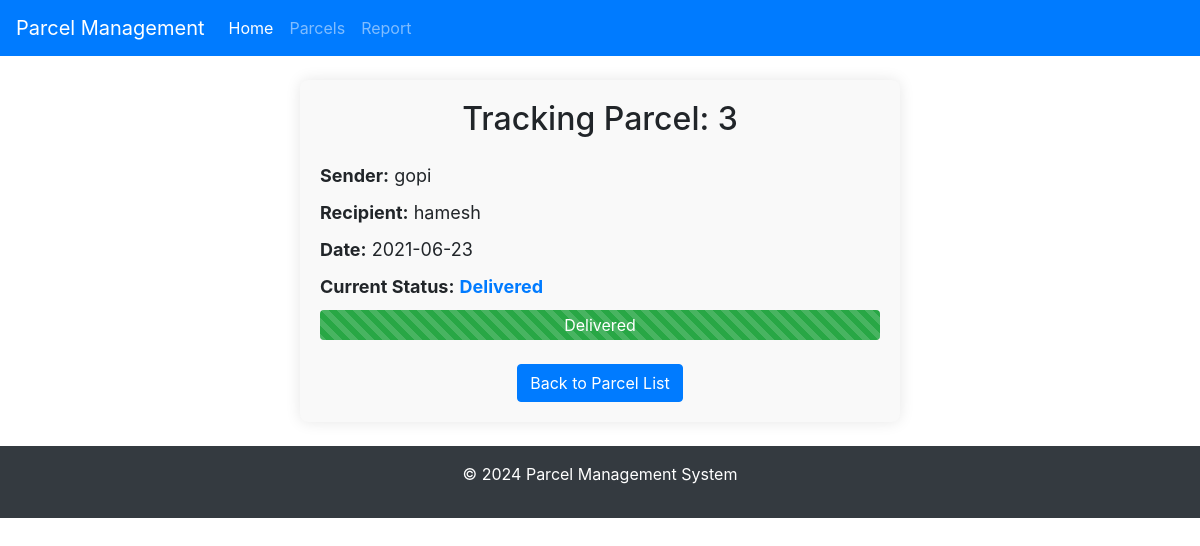
Screenshot of /track/3 with the database file from the repository.
### app/models.py (models this page shows)
class Parcel(db.Model):
    id = db.Column(db.Integer, primary_key=True)
    parcel_id = db.Column(db.String(20), unique=True, nullable=False)
    sender = db.Column(db.String(100), nullable=False)
    recipient = db.Column(db.String(100), nullable=False)
    status = db.Column(db.String(50), nullable=False)
    date = db.Column(db.String(20), nullable=False)

### app/routes.py (the view)
@app.route('/track/<int:id>',methods=['GET'])
def track_parcel(id):
    parcel = Parcel.query.get(id)
    live_status = random.choice(TRACKING_STATUSES)
    return render_template('track_parcel.html', parcel=parcel, live_status=live_status)

### app/templates/track_parcel.html (shortened to what this page needs)
{% extends "layout.html" %}
{% block content %}
<div class="track-container">
    <h2 class="text-center mb-4">Tracking Parcel: {{ parcel.parcel_id }}</h2>
    <div class="track-info">
        <p><strong>Sender:</strong> {{ parcel.sender }}</p>
        <p><strong>Recipient:</strong> {{ parcel.recipient }}</p>
        <p><strong>Date:</strong> {{ parcel.date }}</p>
        <p><strong>Current Status:</strong> <span class="live-status">{{ live_status }}</span></p>
    </div>
    <div class="progress">
        <div class="progress-bar progress-bar-striped" role="progressbar" style="width:
        {% if live_status == 'Delivered' %}
            100%
        {% elif live_status == 'Out for Delivery' %}
            80%
        {% elif live_status == 'In Transit' %}
            50%
        {% elif live_status == 'Pending' %}
            25%
        {% else %}
            10%
        {% endif %}
        " aria-valuenow="50" aria-valuemin="0" aria-valuemax="100">
        {{ live_status }}
        </div>
    </div>
    <div class="mt-4 text-center">
        <a href="{{ url_for('parcel_list') }}" class="btn btn-primary">Back to Parcel List</a>
    </div>
</div>
{% endblock %}

### app/static/css/styles.css (style rules this page uses)
body { font-family: 'Arial', sans-serif; background-color: #f8f9fa; color: #212529; }
.btn-primary { background-color: #007bff; border-color: #007bff; }
.progress { height: 25px; background-color: #e9ecef; }
.progress-bar { background-color: #007bff; }

### app/templates/track_parcel.html (style rules this page uses)
.track-container { background-color: #f9f9f9; padding: 20px; border-radius: 8px; max-width: 600px; margin: 0 auto; box-shadow: 0 0 15px rgba(0, 0, 0, 0.1); }
.track-info p { font-size: 18px; margin-bottom: 10px; }
.live-status { font-weight: bold; color: #007bff; }
.progress { height: 30px; }
.progress-bar { font-size: 16px; line-height: 30px; background-color: #28a745; }

### rows the page displays
Parcel: parcel_id "3", sender "gopi", recipient "hamesh", date "2021-06-23"
